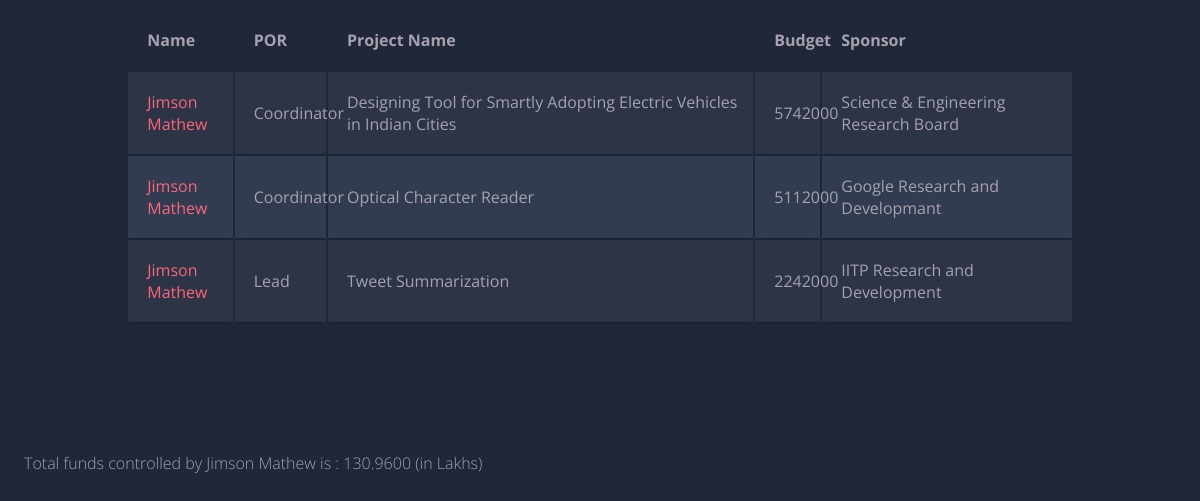
The app's page /p4.php?fid=2 with its own data.
### tables this page shows
CREATE TABLE `works` (
  `pid` int(11) NOT NULL,
  `fid` int(11) NOT NULL,
  `role` varchar(30) DEFAULT NULL
);

CREATE TABLE `faculty` (
  `fid` int(11) NOT NULL,
  `fname` varchar(40) DEFAULT NULL,
  `dept` varchar(40) DEFAULT NULL,
  `doj` date DEFAULT NULL,
  `website` varchar(100) DEFAULT NULL
);

CREATE TABLE `project` (
  `pid` int(11) NOT NULL,
  `pname` varchar(100) DEFAULT NULL,
  `budget` int(11) DEFAULT NULL,
  `sponsor` varchar(100) DEFAULT NULL
);

### www/p4.php (the view, shortened to what this page needs)
<html>
	<head>
	<link rel="stylesheet" href="phpcss.css">
</head>
<?php
$fid = $_GET['fid'];
$con = mysqli_connect("db","user","test","myDb");
$sql = "SELECT faculty.fname, works.role, project.pname, project.budget, project.sponsor from faculty, works, project where faculty.fid = works.fid and project.pid = works.pid and faculty.fid = '$fid';";
$result = $con->query($sql);
if($result)
{
	echo "<table class = \"container\">";
	echo "<tr> <th> Name </th> <th> POR </th> <th> Project Name </th> <th> Budget </th><th> Sponsor </th></tr>";
	while($row = $result->fetch_assoc())
	{
		echo "<tr>";
		printf("<td> %s </td> <td> %s </td> <td> %s </td> <td> %s </td> <td> %s </td>",$row["fname"], $row['role'],$row['pname'], $row['budget'], $row['sponsor']);
		echo "</tr>";
	}
	echo "</table>";
}
$sql = "SELECT faculty.fname, sum(project.budget)/100000 as money from faculty, works, project where faculty.fid = works.fid and project.pid = works.pid and faculty.fid = '$fid';";
$result = $con->query($sql);
if($result)
{
	while($row = $result->fetch_assoc())
	{
		printf("&emsp;Total funds controlled by %s is : %s (in Lakhs)",$row['fname'], $row['money']);
	}
}
?>
</html>

### www/phpcss.css (style rules this page uses)
.container td { font-weight: normal; font-size: 1em; -webkit-box-shadow: 0 2px 2px -2px #0E1119; -moz-box-shadow: 0 2px 2px -2px #0E1119; box-shadow: 0 2px 2px -2px #0E1119; }
.container { text-align: left; overflow: hidden; width: 80%; margin: 0 auto; display: table; padding: 0 0 8em 0; }
.container td, .container th { padding-bottom: 2%; padding-top: 2%; padding-left:2%; }
.container tr:nth-child(odd) { background-color: #323C50; }
.container tr:nth-child(even) { background-color: #2C3446; }
.container th { background-color: #1F2739; }
.container td:first-child { color: #FB667A; }

### records on screen
works: fid.fname "Jimson Mathew", role "Coordinator", pid.pname "Designing Tool for Smartly Adopting Electric Vehicles in Indian Cities", pid.budget "5742000", pid.sponsor "Science & Engineering Research Board"
works: fid.fname "Jimson Mathew", role "Coordinator", pid.pname "Optical Character Reader", pid.budget "5112000", pid.sponsor "Google Research and Developmant"
works: fid.fname "Jimson Mathew", role "Lead", pid.pname "Tweet Summarization", pid.budget "2242000", pid.sponsor "IITP Research and Development"
faculty: fname "Jimson Mathew", money "130.9600"
